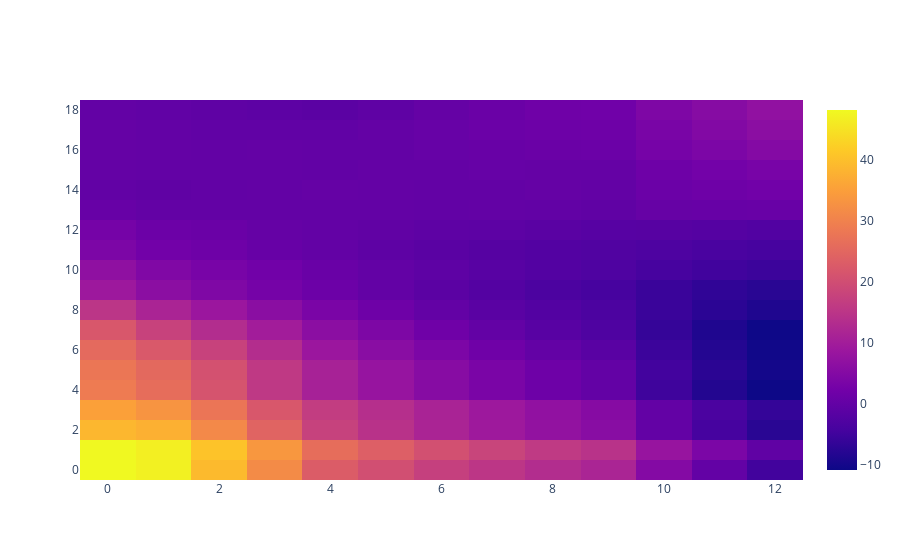

This figure's notebook cell:
### Code cell
results_sheet = wb.sheets["model_surface"]

diff_market_model = results_sheet.range('AI24:AV43').options(pd.DataFrame).value
diff_market_model_abs = results_sheet.range('AI2:AV21').options(pd.DataFrame).value

# Create and show figure
fig = go.Figure()

fig.add_trace(go.Heatmap(
                        z=diff_market_model_abs,
                        colorbar=dict(orientation='v')))

fig.show()

### Figure 1 — Plotly figure (JSON) as saved in the notebook; plotly's stock layout.template omitted (floating-point values rounded to 4 significant figures; data arrays with more than 128 entries replaced by an {"elided": "..."} marker saying what was removed)
{"data": [{"colorbar": {"orientation": "v"}, "type": "heatmap", "z": {"elided": "19x13 float values"}}], "layout": {}}
